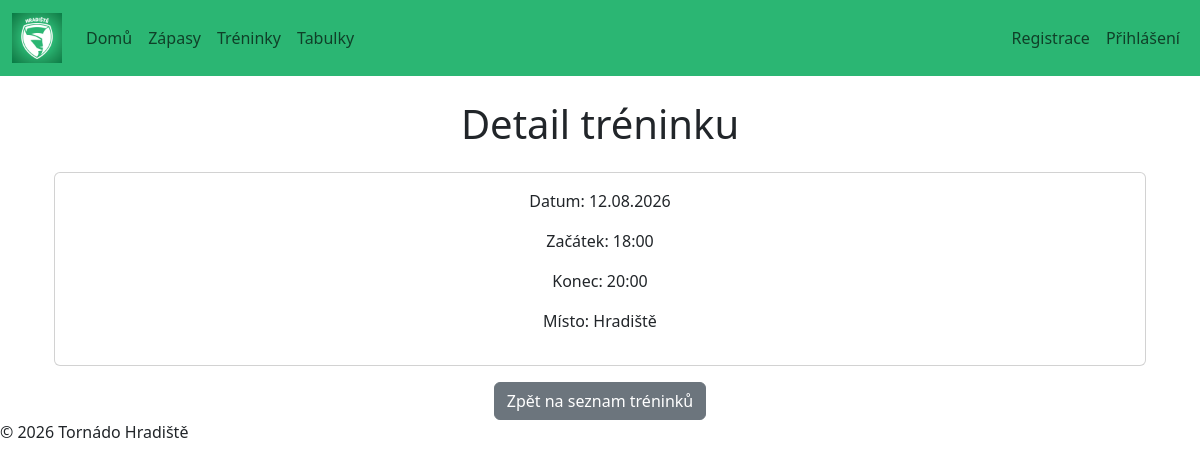
The page /training/1/ on the database its author committed.
### training/models.py (models this page shows, shortened)
class Training(models.Model):
    training_date = models.DateField()
    start_time = models.TimeField()
    end_time = models.TimeField()
    location = models.CharField(max_length=100)

### training/views.py (the view)
# urls.py: path('<int:training_id>/', views.training_detail, name='training_detail'),
def training_detail(request, training_id):
    training = get_object_or_404(Training, pk=training_id)
    return render(request, 'training/training_detail.html', {'training': training})

### training/templates/training/training_detail.html
{% extends "base.html" %}
{% block content %}
    <h1 class="mb-4">Detail tréninku</h1>
<div class="card">
    <div class="card-body">
        <p>Datum: {{ training.training_date|date:"d.m.Y" }}</p>
        <p>Začátek: {{ training.start_time|time:"H:i" }}</p>
        <p>Konec: {{ training.end_time|time:"H:i" }}</p>
        <p>Místo: {{ training.location }}</p>
    </div>
</div>
<a href="{% url 'training_list' %}" class="btn btn-secondary mt-3">
    Zpět na seznam tréninků
</a>
{% endblock content %}

### static/css/style.css (style rules this page uses)
:root { --club-green: #2BB673; --club-green-dark: #209A61; --club-white: #ffffff; --club-text: #212529; }

### rows shown on the page
Training: training_date "12.08.2026", start_time "18:00", end_time "20:00", location "Hradiště"
